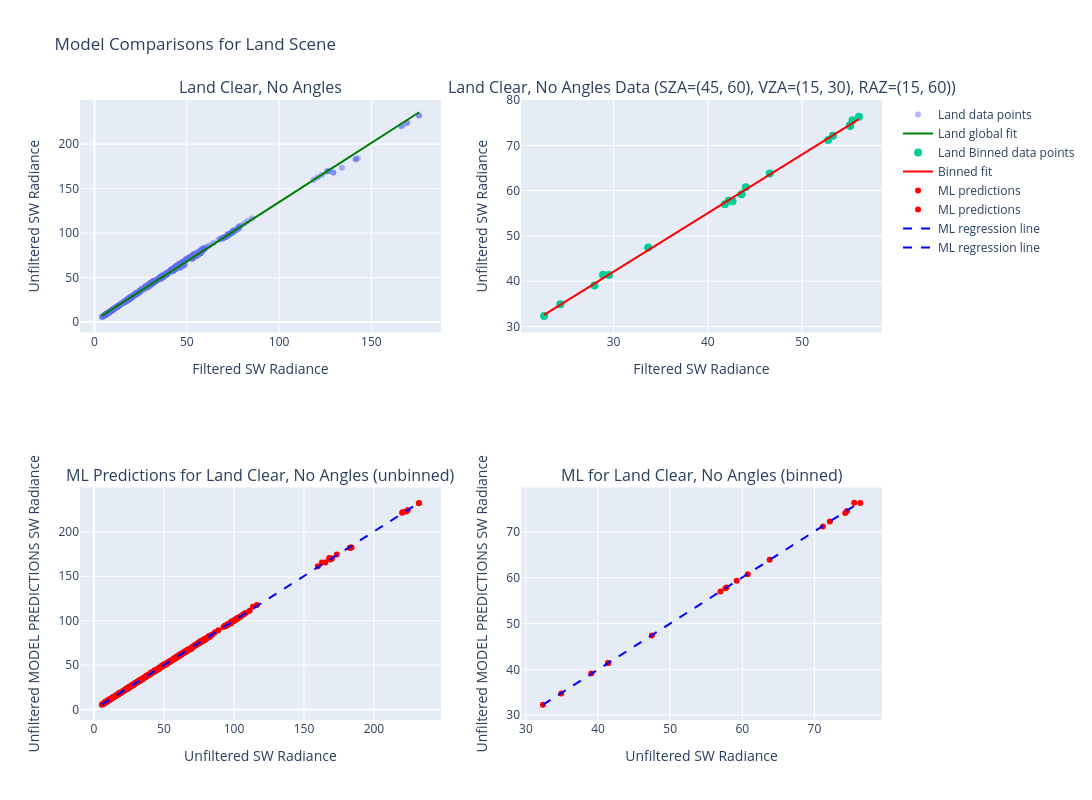

Notebook cell for this chart:
### Code cell
compare_global_vs_bin_fit_interactive(
    land_clear,
    scene="Land",
    sza_range=(45,60),
    vza_range=(15,30),
    raz_range=(15,60),
    degree=1,
    ml_model=bm_no_bands["Final_Model"],
    name="Land Clear, No Angles",
    ml_features=['Shortwave Filtered Rads (Integrated)', 'M1', 'M2', 'M3', 'M4', 'I1', 'M5', 'DNB', 'M6', 'I2', 'M7', 'M8', 'M9', 'I3', 'M10', 'M11']
)

### Figure 1 — Plotly figure (JSON) as saved in the notebook; plotly's stock layout.template omitted (floating-point values rounded to 4 significant figures; data arrays with more than 128 entries replaced by an {"elided": "..."} marker saying what was removed)
{"data": [{"hovertemplate": "Filtered SW: %{x:.2f}<br>Unfiltered SW: %{y:.2f}", "marker": {"opacity": 0.5, "size": 6}, "mode": "markers", "name": "Land data points", "type": "scatter", "x": {"elided": "630 float values"}, "xaxis": "x", "y": {"elided": "630 float values"}, "yaxis": "y"}, {"line": {"color": "green", "width": 2}, "mode": "lines", "name": "Land global fit", "type": "scatter", "x": {"elided": "630 float values"}, "xaxis": "x", "y": {"elided": "630 float values"}, "yaxis": "y"}, {"hovertemplate": "Filtered SW: %{x:.2f}<br>Unfiltered SW: %{y:.2f}", "marker": {"size": 8}, "mode": "markers", "name": "Land Binned data points", "type": "scatter", "x": [55.09, 41.8, 52.77, 22.63, 27.97, 42.62, 55.09, 42.22, 53.27, 24.35, 29.51, 43.57, 56.03, 44.02, 55.35, 28.88, 33.67, 46.56], "xaxis": "x2", "y": [74.27, 56.97, 71.18, 32.35, 39.05, 57.67, 74.52, 57.79, 72.14, 34.89, 41.37, 59.23, 76.35, 60.75, 75.52, 41.44, 47.45, 63.79], "yaxis": "y2"}, {"line": {"color": "red", "width": 2}, "mode": "lines", "name": "Binned fit", "type": "scatter", "x": [22.63, 24.35, 27.97, 28.88, 29.51, 33.67, 41.8, 42.22, 42.62, 43.57, 44.02, 46.56, 52.77, 53.27, 55.09, 55.09, 55.35, 56.03], "xaxis": "x2", "y": [32.56, 34.79, 39.47, 40.65, 41.46, 46.85, 57.38, 57.93, 58.44, 59.68, 60.26, 63.54, 71.58, 72.23, 74.59, 74.6, 74.92, 75.81], "yaxis": "y2"}, {"hovertemplate": "Unfiltered SW: %{x:.2f}<br>Predicted: %{y:.2f}", "marker": {"color": "red", "size": 6}, "mode": "markers", "name": "ML predictions", "type": "scatter", "x": {"elided": "630 float values"}, "xaxis": "x3", "y": {"elided": "630 float values"}, "yaxis": "y3"}, {"hovertemplate": "Unfiltered SW: %{x:.2f}<br>Predicted: %{y:.2f}", "marker": {"color": "red", "size": 6}, "mode": "markers", "name": "ML predictions", "type": "scatter", "x": [74.27, 56.97, 71.18, 32.35, 39.05, 57.67, 74.52, 57.79, 72.14, 34.89, 41.37, 59.23, 76.35, 60.75, 75.52, 41.44, 47.45, 63.79], "xaxis": "x4", "y": [74.14, 56.99, 71.16, 32.3, 39.06, 57.69, 74.54, 57.87, 72.27, 34.73, 41.37, 59.32, 76.3, 60.77, 76.33, 41.4, 47.39, 63.91], "yaxis": "y4"}, {"line": {"color": "blue", "dash": "dash", "width": 2}, "mode": "lines", "name": "ML regression line", "type": "scatter", "x": {"elided": "630 float values"}, "xaxis": "x3", "y": {"elided": "630 float values"}, "yaxis": "y3"}, {"line": {"color": "blue", "dash": "dash", "width": 2}, "mode": "lines", "name": "ML regression line", "type": "scatter", "x": [32.35, 34.89, 39.05, 41.37, 41.44, 47.45, 56.97, 57.67, 57.79, 59.23, 60.75, 63.79, 71.18, 72.14, 74.27, 74.52, 75.52, 76.35], "xaxis": "x4", "y": [32.26, 34.81, 39.0, 41.32, 41.4, 47.44, 57.02, 57.71, 57.83, 59.28, 60.81, 63.87, 71.3, 72.26, 74.4, 74.66, 75.66, 76.49], "yaxis": "y4"}], "layout": {"annotations": [{"font": {"size": 16}, "showarrow": false, "text": "Land Clear, No Angles", "x": 0.225, "xanchor": "center", "xref": "paper", "y": 1, "yanchor": "bottom", "yref": "paper"}, {"font": {"size": 16}, "showarrow": false, "text": "Land Clear, No Angles Data (SZA=(45, 60), VZA=(15, 30), RAZ=(15, 60))", "x": 0.775, "xanchor": "center", "xref": "paper", "y": 1, "yanchor": "bottom", "yref": "paper"}, {"font": {"size": 16}, "showarrow": false, "text": "ML Predictions for Land Clear, No Angles (unbinned)", "x": 0.225, "xanchor": "center", "xref": "paper", "y": 0.375, "yanchor": "bottom", "yref": "paper"}, {"font": {"size": 16}, "showarrow": false, "text": "ML for Land Clear, No Angles (binned)", "x": 0.775, "xanchor": "center", "xref": "paper", "y": 0.375, "yanchor": "bottom", "yref": "paper"}], "height": 800, "showlegend": true, "title": {"text": "Model Comparisons for Land Scene"}, "width": 1200, "xaxis": {"anchor": "y", "domain": [0, 0.45], "title": {"text": "Filtered SW Radiance"}}, "xaxis2": {"anchor": "y2", "domain": [0.55, 1], "title": {"text": "Filtered SW Radiance"}}, "xaxis3": {"anchor": "y3", "domain": [0, 0.45], "title": {"text": "Unfiltered SW Radiance"}}, "xaxis4": {"anchor": "y4", "domain": [0.55, 1], "title": {"text": "Unfiltered SW Radiance"}}, "yaxis": {"anchor": "x", "domain": [0.625, 1], "title": {"text": "Unfiltered SW Radiance"}}, "yaxis2": {"anchor": "x2", "domain": [0.625, 1], "title": {"text": "Unfiltered SW Radiance"}}, "yaxis3": {"anchor": "x3", "domain": [0, 0.375], "title": {"text": "Unfiltered MODEL PREDICTIONS SW Radiance"}}, "yaxis4": {"anchor": "x4", "domain": [0, 0.375], "title": {"text": "Unfiltered MODEL PREDICTIONS SW Radiance"}}}}
